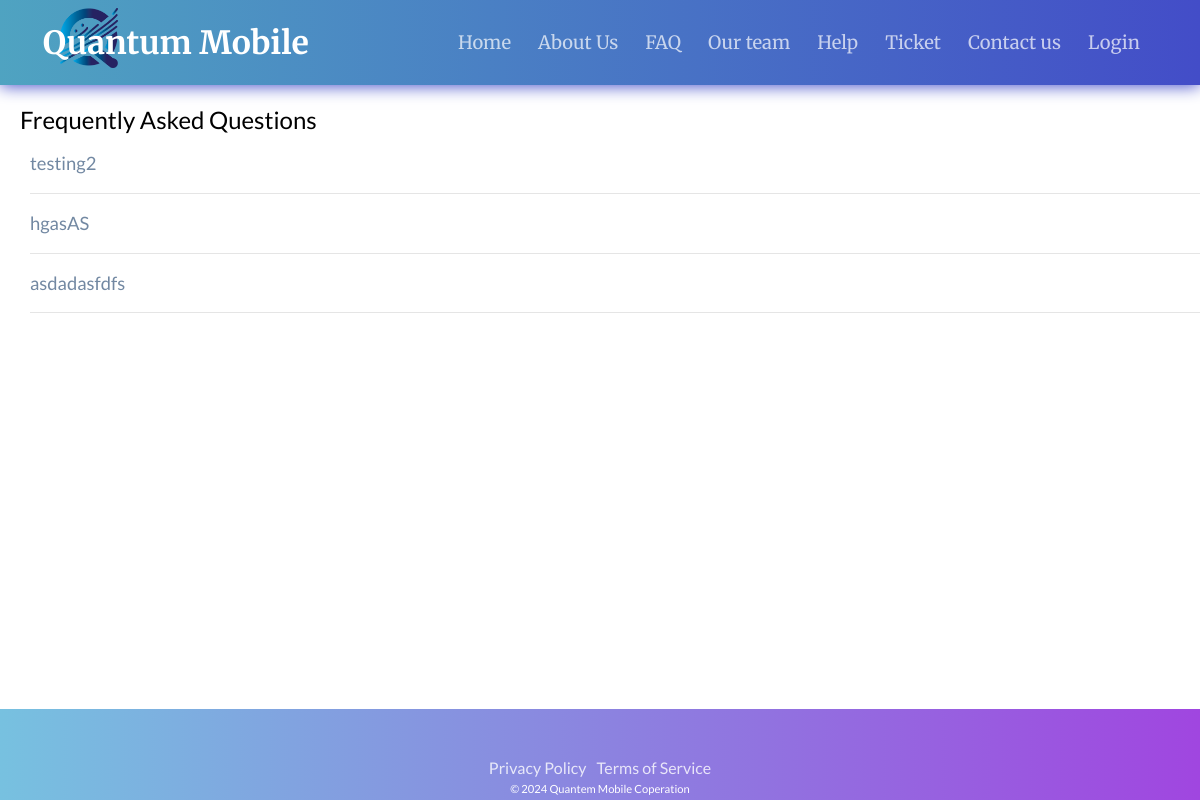
Before: /login/faq.php with the older database file.
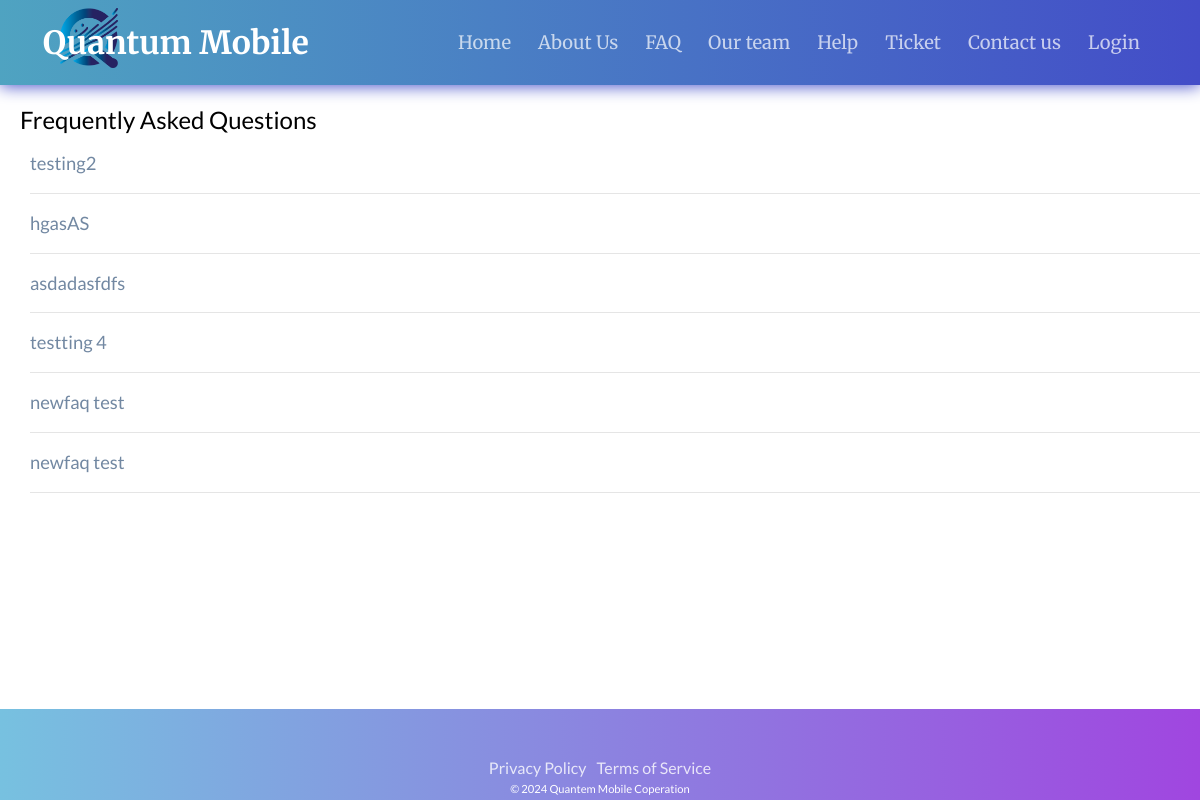
After: the same page with the newer database file.
### tables this page shows
CREATE TABLE IF NOT EXISTS `faq` (
  `faqId` int(4) NOT NULL AUTO_INCREMENT,
  `title` text NOT NULL,
  `content` text NOT NULL,
  `adminid` int(5) DEFAULT NULL,
  `type` varchar(10) NOT NULL,
  PRIMARY KEY (`faqId`),
  KEY `adminid` (`adminid`)
);

### login/faq.php (the view, shortened to what this page needs)
<?php
include '../php/connection.php';
$customerUName = 'Guest';
$faqQuery = "SELECT * FROM faq";
$stmt = $pdo->query($faqQuery);
$faqItems = $stmt->fetchAll(PDO::FETCH_ASSOC);
?>
<!DOCTYPE html>
<html lang="en">
<head>
    <link rel="stylesheet" href="style.css">
    <link href='https://unpkg.com/boxicons@2.1.4/css/boxicons.min.css' rel='stylesheet'>
</head>
<body>
    <div class="container">
        <header class="header">
          <a class="logo" href="index.php">
            <img src="QuantumMobileLogo.png" alt="Company Logo" style="width: auto; height: 60px;">
        </a>
            <a class="logo" href="index.php" style="margin-left:-200px">Quantum Mobile</a>
            <nav class="navbar">
            <a href="index.php">Home</a>
            <a href="about.php">About Us</a>
            <a href="faq.php">FAQ</a>
            <a href="team.php">Our team</a>
            <a href="help.php">Help</a>
            <a style="--i:2" href="ticket.php">Ticket</a>
            <a href="contactus/contact.php">Contact us</a>
            <a class="login.php" href="<?php echo isset($_SESSION['customerId']) ? 'account.php' : 'login.php'; ?>">
            <?php echo isset($_SESSION['customerId']) ? $customerUName : 'Login'; ?></a>
            </nav>
        </header>
        <div class="faq">
            <div style="margin-left:20px;margin-top:20px">
                <h2>Frequently Asked Questions</h2>
            </div>
            <div class="quest">
                <?php foreach ($faqItems as $faqItem): ?>
                    <div class="quest-item" style="margin-left:30px">
                        <button id="quest-button-<?php echo $faqItem['faqId']; ?>" aria-expanded="false">
                            <span class="quest-title"><?php echo $faqItem['title']; ?></span>
                            <span class="icon" aria-hidden="true"></span>
                        </button>
                        </div>
                    <?php endforeach; ?>
                </div>
            </div>
        <footer >
            <div class="footer-content">
                <ul class="socials">
                    <li><a href="#"><ion-icon name="logo-facebook"></ion-icon></a></li>
                    <li><a href="#"><ion-icon name="logo-instagram"></ion-icon></a></li>
                    <li><a href="#"><ion-icon name="logo-github"></ion-icon></a></li>
                    <li><a href="#"><ion-icon name="logo-linkedin"></ion-icon></a></li>
                    <li><a href="#"><ion-icon name="logo-youtube"></ion-icon></a></li>
                </ul>
                <ul class="footmenu">
                <li><a href="../html/privacy_policy.php"> Privacy Policy</a></li>
                <li><a href="../html/term_and_conditions.php">Terms of Service</a></li>
            </ul>
            <p>&copy; 2024 Quantem Mobile Coperation</p>
            </div>
        </footer>
    </div>
</body>
</html>

Changed rows visible on the page:
added faq: title "testting 4"
added faq: title "newfaq test"
added faq: title "newfaq test"
